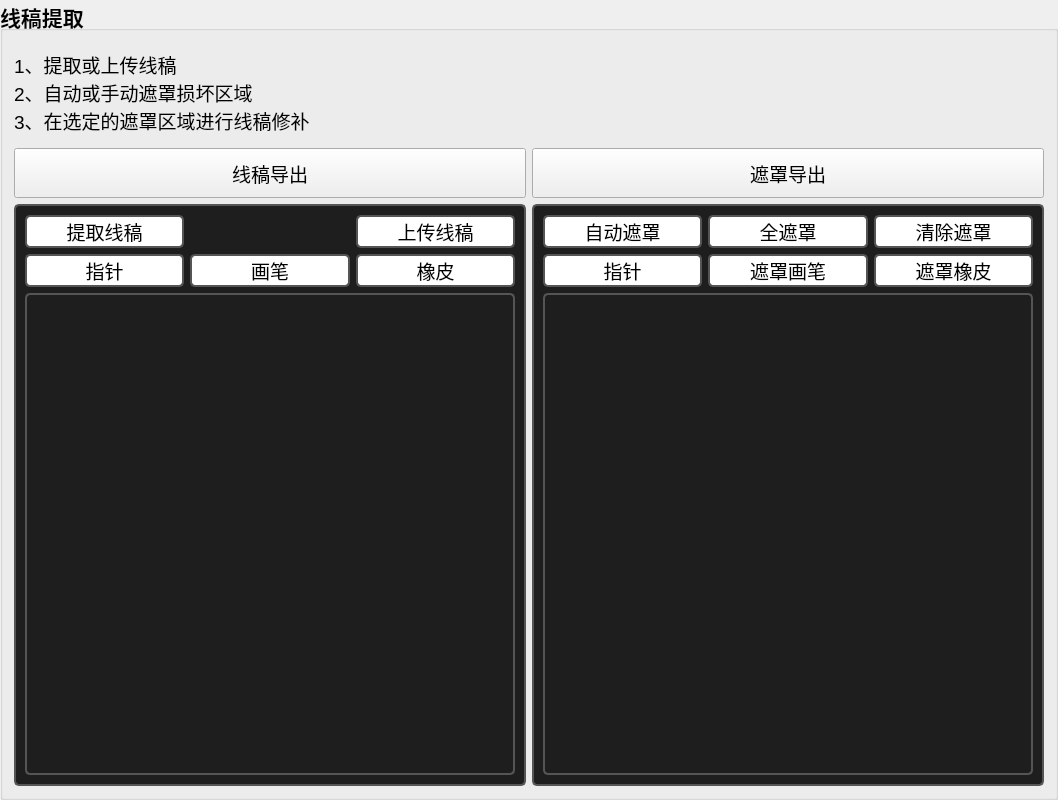
             <widget class="QGroupBox" name="groupBox">
              <property name="minimumSize">
               <size>
                <width>500</width>
                <height>800</height>
               </size>
              </property>
              <property name="font">
               <font>
                <pointsize>16</pointsize>
                <bold>true</bold>
               </font>
              </property>
              <property name="title">
               <string>线稿提取</string>
              </property>
              <layout class="QVBoxLayout" name="verticalLayout_4">
               <item>
                <layout class="QGridLayout" name="gridLayout_5">
                 <item row="0" column="0" colspan="10">
                  <widget class="QLabel" name="label_2">
                   <property name="minimumSize">
                    <size>
                     <width>0</width>
                     <height>100</height>
                    </size>
                   </property>
                   <property name="font">
                    <font>
                     <pointsize>14</pointsize>
                     <bold>false</bold>
                    </font>
                   </property>
                   <property name="text">
                    <string>1、提取或上传线稿
2、自动或手动遮罩损坏区域
3、在选定的遮罩区域进行线稿修补</string>
                   </property>
                  </widget>
                 </item>
                 <item row="3" column="0" colspan="5">
                  <widget class="QFrame" name="frame_2">
                   <property name="sizePolicy">
                    <sizepolicy hsizetype="Preferred" vsizetype="Preferred">
                     <horstretch>0</horstretch>
                     <verstretch>0</verstretch>
                    </sizepolicy>
                   </property>
                   <property name="minimumSize">
                    <size>
                     <width>512</width>
                     <height>512</height>
                    </size>
                   </property>
                   <property name="styleSheet">
                    <string notr="true">    border: 2px solid #555;       /* 边框粗细 + 颜色 */
    border-radius: 5px;           /* 圆角 */
    background-color: #1e1e1e;    /* 背景色 */</string>
                   </property>
                   <property name="frameShape">
                    <enum>QFrame::Shape::StyledPanel</enum>
                   </property>
                   <property name="frameShadow">
                    <enum>QFrame::Shadow::Raised</enum>
                   </property>
                   <layout class="QGridLayout" name="gridLayout_7">
                    <item row="1" column="0">
                     <widget class="QPushButton" name="pushButton_pointer">
                      <property name="font">
                       <font>
                        <pointsize>14</pointsize>
                        <bold>false</bold>
                       </font>
                      </property>
                      <property name="styleSheet">
                       <string notr="true">    background-color: rgb(255, 255, 255);    /* 背景色 */</string>
                      </property>
                      <property name="text">
                       <string>指针</string>
                      </property>
                     </widget>
                    </item>
                    <item row="0" column="0">
                     <widget class="QPushButton" name="pushButton_line_art_extraction">
                      <property name="font">
                       <font>
                        <pointsize>14</pointsize>
                        <bold>false</bold>
                       </font>
                      </property>
                      <property name="styleSheet">
                       <string notr="true">    background-color: rgb(255, 255, 255);    /* 背景色 */</string>
                      </property>
                      <property name="text">
                       <string>提取线稿</string>
                      </property>
                     </widget>
                    </item>
                    <item row="1" column="1">
                     <widget class="QPushButton" name="pushButton_paintbrush">
                      <property name="font">
                       <font>
                        <pointsize>14</pointsize>
                        <bold>false</bold>
                       </font>
                      </property>
                      <property name="styleSheet">
                       <string notr="true">    background-color: rgb(255, 255, 255);    /* 背景色 */</string>
                      </property>
                      <property name="text">
                       <string>画笔</string>
                      </property>
                     </widget>
                    </item>
                    <item row="1" column="2">
                     <widget class="QPushButton" name="pushButton_eraser">
                      <property name="font">
                       <font>
                        <pointsize>14</pointsize>
                        <bold>false</bold>
                       </font>
                      </property>
                      <property name="styleSheet">
                       <string notr="true">    background-color: rgb(255, 255, 255);    /* 背景色 */</string>
                      </property>
                      <property name="text">
                       <string>橡皮</string>
                      </property>
                     </widget>
                    </item>
                    <item row="0" column="2">
                     <widget class="QPushButton" name="pushButton_upload_line">
                      <property name="font">
                       <font>
                        <pointsize>14</pointsize>
                        <bold>false</bold>
                       </font>
                      </property>
                      <property name="styleSheet">
                       <string notr="true">    background-color: rgb(255, 255, 255);    /* 背景色 */</string>
                      </property>
                      <property name="text">
                       <string>上传线稿</string>
                      </property>
                     </widget>
                    </item>
                    <item row="2" column="0" colspan="3">
                     <widget class="QGraphicsView" name="graphicsView_line"/>
                    </item>
                   </layout>
                  </widget>
                 </item>
                 <item row="3" column="5" colspan="5">
                  <widget class="QFrame" name="frame_4">
                   <property name="sizePolicy">
                    <sizepolicy hsizetype="Preferred" vsizetype="Preferred">
                     <horstretch>0</horstretch>
                     <verstretch>0</verstretch>
                    </sizepolicy>
                   </property>
                   <property name="minimumSize">
                    <size>
                     <width>512</width>
                     <height>512</height>
                    </size>
                   </property>
                   <property name="styleSheet">
                    <string notr="true">    border: 2px solid #555;       /* 边框粗细 + 颜色 */
    border-radius: 5px;           /* 圆角 */
    background-color: #1e1e1e;    /* 背景色 */</string>
                   </property>
                   <property name="frameShape">
                    <enum>QFrame::Shape::StyledPanel</enum>
                   </property>
                   <property name="frameShadow">
                    <enum>QFrame::Shadow::Raised</enum>
                   </property>
                   <layout class="QGridLayout" name="gridLayout_8">
                    <item row="0" column="1">
                     <widget class="QPushButton" name="pushButton_auto_mask">
                      <property name="font">
                       <font>
                        <pointsize>14</pointsize>
                        <bold>false</bold>
                       </font>
                      </property>
                      <property name="styleSheet">
                       <string notr="true">    background-color: rgb(255, 255, 255);    /* 背景色 */</string>
                      </property>
                      <property name="text">
                       <string>自动遮罩</string>
                      </property>
                     </widget>
                    </item>
                    <item row="1" column="2">
                     <widget class="QPushButton" name="pushButton_mask_paintbrush">
                      <property name="font">
                       <font>
                        <pointsize>14</pointsize>
                        <bold>false</bold>
                       </font>
                      </property>
                      <property name="styleSheet">
                       <string notr="true">    background-color: rgb(255, 255, 255);    /* 背景色 */</string>
                      </property>
                      <property name="text">
                       <string>遮罩画笔</string>
                      </property>
                     </widget>
                    </item>
                    <item row="1" column="3">
                     <widget class="QPushButton" name="pushButton_mask_eraser">
                      <property name="font">
                       <font>
                        <pointsize>14</pointsize>
                        <bold>false</bold>
                       </font>
                      </property>
                      <property name="styleSheet">
                       <string notr="true">    background-color: rgb(255, 255, 255);    /* 背景色 */</string>
                      </property>
                      <property name="text">
                       <string>遮罩橡皮</string>
                      </property>
                     </widget>
                    </item>
                    <item row="1" column="1">
                     <widget class="QPushButton" name="pushButton_pointer_2">
                      <property name="font">
                       <font>
                        <pointsize>14</pointsize>
                        <bold>false</bold>
                       </font>
                      </property>
                      <property name="styleSheet">
                       <string notr="true">    background-color: rgb(255, 255, 255);    /* 背景色 */</string>
                      </property>
                      <property name="text">
                       <string>指针</string>
                      </property>
                     </widget>
                    </item>
                    <item row="0" column="2">
                     <widget class="QPushButton" name="pushButton_all_mask">
                      <property name="font">
                       <font>
                        <pointsize>14</pointsize>
                        <bold>false</bold>
                       </font>
                      </property>
                      <property name="styleSheet">
                       <string notr="true">    background-color: rgb(255, 255, 255);    /* 背景色 */</string>
                      </property>
                      <property name="text">
                       <string>全遮罩</string>
                      </property>
                     </widget>
                    </item>
                    <item row="0" column="3">
                     <widget class="QPushButton" name="pushButton_clean_all_mask">
                      <property name="font">
                       <font>
                        <pointsize>14</pointsize>
                        <bold>false</bold>
                       </font>
                      </property>
                      <property name="styleSheet">
                       <string notr="true">    background-color: rgb(255, 255, 255);    /* 背景色 */</string>
                      </property>
                      <property name="text">
                       <string>清除遮罩</string>
                      </property>
                     </widget>
                    </item>
                    <item row="2" column="1" colspan="3">
                     <widget class="QGraphicsView" name="graphicsView_mask_manual"/>
                    </item>
                   </layout>
                  </widget>
                 </item>
                 <item row="2" column="0" colspan="5">
                  <widget class="QPushButton" name="pushButton_export_line">
                   <property name="minimumSize">
                    <size>
                     <width>0</width>
                     <height>50</height>
                    </size>
                   </property>
                   <property name="font">
                    <font>
                     <pointsize>14</pointsize>
                     <bold>false</bold>
                    </font>
                   </property>
                   <property name="text">
                    <string>线稿导出</string>
                   </property>
                  </widget>
                 </item>
                 <item row="2" column="5" colspan="5">
                  <widget class="QPushButton" name="pushButton_export_mask">
                   <property name="minimumSize">
                    <size>
                     <width>0</width>
                     <height>50</height>
                    </size>
                   </property>
                   <property name="font">
                    <font>
                     <pointsize>14</pointsize>
                     <bold>false</bold>
                    </font>
                   </property>
                   <property name="text">
                    <string>遮罩导出</string>
                   </property>
                  </widget>
                 </item>
                </layout>
               </item>
              </layout>
             </widget>
